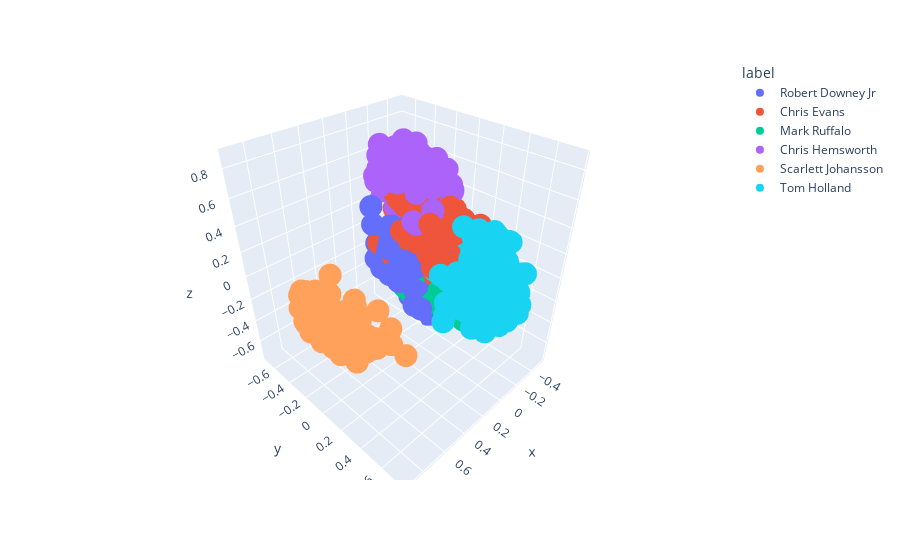

Notebook source saved alongside this figure:
### Code cell
coord_info = {'x':[], 'y':[], 'z':[], 'label':[]}
for feat, idx in zip(feature_pca, label_idx):
    coord_info['x'].append(feat[0])
    coord_info['y'].append(feat[1])
    coord_info['z'].append(feat[2])
    coord_info['label'].append(idx2label[idx])
info = pd.DataFrame.from_dict(coord_info)
fig = px.scatter_3d(info, x='x', y='y', z='z',
              color='label')
fig.show()

### Figure 1 — Plotly figure (JSON) as saved in the notebook; plotly's stock layout.template omitted (floating-point values rounded to 4 significant figures; data arrays with more than 128 entries replaced by an {"elided": "..."} marker saying what was removed)
{"data": [{"hovertemplate": "label=Robert Downey Jr<br>x=%{x}<br>y=%{y}<br>z=%{z}<extra></extra>", "legendgroup": "Robert Downey Jr", "marker": {"color": "#636efa", "symbol": "circle"}, "mode": "markers", "name": "Robert Downey Jr", "scene": "scene", "showlegend": true, "type": "scatter3d", "x": {"elided": "228 float values"}, "y": {"elided": "228 float values"}, "z": {"elided": "228 float values"}}, {"hovertemplate": "label=Chris Evans<br>x=%{x}<br>y=%{y}<br>z=%{z}<extra></extra>", "legendgroup": "Chris Evans", "marker": {"color": "#EF553B", "symbol": "circle"}, "mode": "markers", "name": "Chris Evans", "scene": "scene", "showlegend": true, "type": "scatter3d", "x": {"elided": "164 float values"}, "y": {"elided": "164 float values"}, "z": {"elided": "164 float values"}}, {"hovertemplate": "label=Mark Ruffalo<br>x=%{x}<br>y=%{y}<br>z=%{z}<extra></extra>", "legendgroup": "Mark Ruffalo", "marker": {"color": "#00cc96", "symbol": "circle"}, "mode": "markers", "name": "Mark Ruffalo", "scene": "scene", "showlegend": true, "type": "scatter3d", "x": {"elided": "174 float values"}, "y": {"elided": "174 float values"}, "z": {"elided": "174 float values"}}, {"hovertemplate": "label=Chris Hemsworth<br>x=%{x}<br>y=%{y}<br>z=%{z}<extra></extra>", "legendgroup": "Chris Hemsworth", "marker": {"color": "#ab63fa", "symbol": "circle"}, "mode": "markers", "name": "Chris Hemsworth", "scene": "scene", "showlegend": true, "type": "scatter3d", "x": {"elided": "156 float values"}, "y": {"elided": "156 float values"}, "z": {"elided": "156 float values"}}, {"hovertemplate": "label=Scarlett Johansson<br>x=%{x}<br>y=%{y}<br>z=%{z}<extra></extra>", "legendgroup": "Scarlett Johansson", "marker": {"color": "#FFA15A", "symbol": "circle"}, "mode": "markers", "name": "Scarlett Johansson", "scene": "scene", "showlegend": true, "type": "scatter3d", "x": {"elided": "197 float values"}, "y": {"elided": "197 float values"}, "z": {"elided": "197 float values"}}, {"hovertemplate": "label=Tom Holland<br>x=%{x}<br>y=%{y}<br>z=%{z}<extra></extra>", "legendgroup": "Tom Holland", "marker": {"color": "#19d3f3", "symbol": "circle"}, "mode": "markers", "name": "Tom Holland", "scene": "scene", "showlegend": true, "type": "scatter3d", "x": {"elided": "186 float values"}, "y": {"elided": "186 float values"}, "z": {"elided": "186 float values"}}], "layout": {"legend": {"title": {"text": "label"}, "tracegroupgap": 0}, "margin": {"t": 60}, "scene": {"domain": {"x": [0, 1], "y": [0, 1]}, "xaxis": {"title": {"text": "x"}}, "yaxis": {"title": {"text": "y"}}, "zaxis": {"title": {"text": "z"}}}}}
